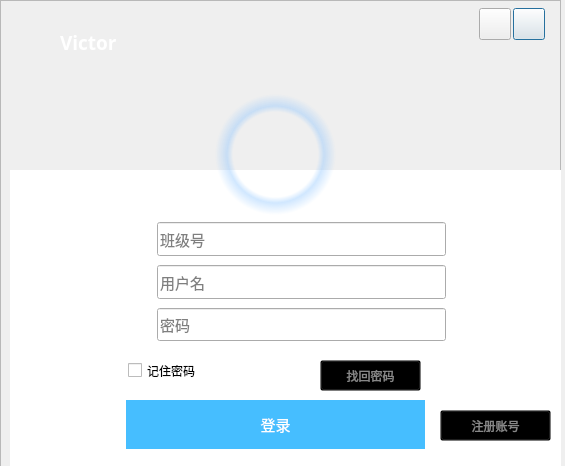
<?xml version="1.0" encoding="UTF-8"?>
<ui version="4.0">
 <class>loginDialog</class>
 <widget class="QDialog" name="loginDialog">
  <property name="geometry">
   <rect>
    <x>0</x>
    <y>0</y>
    <width>565</width>
    <height>466</height>
   </rect>
  </property>
  <property name="windowTitle">
   <string>Dialog</string>
  </property>
  <widget class="QFrame" name="frame">
   <property name="geometry">
    <rect>
     <x>0</x>
     <y>0</y>
     <width>561</width>
     <height>481</height>
    </rect>
   </property>
   <property name="minimumSize">
    <size>
     <width>561</width>
     <height>481</height>
    </size>
   </property>
   <property name="maximumSize">
    <size>
     <width>561</width>
     <height>481</height>
    </size>
   </property>
   <property name="frameShape">
    <enum>QFrame::StyledPanel</enum>
   </property>
   <property name="frameShadow">
    <enum>QFrame::Raised</enum>
   </property>
   <widget class="QLabel" name="label">
    <property name="geometry">
     <rect>
      <x>6</x>
      <y>6</y>
      <width>561</width>
      <height>161</height>
     </rect>
    </property>
    <property name="styleSheet">
     <string notr="true">background-image: url(:/icon/xingkong.jpg);</string>
    </property>
    <property name="text">
     <string/>
    </property>
   </widget>
   <widget class="QLabel" name="label_3">
    <property name="geometry">
     <rect>
      <x>10</x>
      <y>170</y>
      <width>551</width>
      <height>301</height>
     </rect>
    </property>
    <property name="styleSheet">
     <string notr="true">background-color: rgb(255, 255, 255);</string>
    </property>
    <property name="text">
     <string/>
    </property>
   </widget>
   <widget class="QLabel" name="label_2">
    <property name="geometry">
     <rect>
      <x>16</x>
      <y>20</y>
      <width>41</width>
      <height>51</height>
     </rect>
    </property>
    <property name="styleSheet">
     <string notr="true">border-image: url(:/icon/victoricon2.png);</string>
    </property>
    <property name="text">
     <string/>
    </property>
   </widget>
   <widget class="QLabel" name="label_6">
    <property name="geometry">
     <rect>
      <x>60</x>
      <y>17</y>
      <width>111</width>
      <height>51</height>
     </rect>
    </property>
    <property name="font">
     <font>
      <family>微软雅黑</family>
      <pointsize>14</pointsize>
      <weight>75</weight>
      <bold>true</bold>
     </font>
    </property>
    <property name="styleSheet">
     <string notr="true">color: rgb(255, 255, 255);</string>
    </property>
    <property name="text">
     <string>&lt;html&gt;&lt;head/&gt;&lt;body&gt;&lt;p&gt;Victor&lt;/p&gt;&lt;/body&gt;&lt;/html&gt;</string>
    </property>
   </widget>
   <widget class="QPushButton" name="close">
    <property name="geometry">
     <rect>
      <x>513</x>
      <y>8</y>
      <width>32</width>
      <height>32</height>
     </rect>
    </property>
    <property name="styleSheet">
     <string notr="true">QPushButton{border-image: url(:/icon/close2.png);}


QPushButton:hover{background: rgb(211, 64, 67);}</string>
    </property>
    <property name="text">
     <string/>
    </property>
   </widget>
   <widget class="QPushButton" name="minimized">
    <property name="geometry">
     <rect>
      <x>479</x>
      <y>8</y>
      <width>32</width>
      <height>32</height>
     </rect>
    </property>
    <property name="styleSheet">
     <string notr="true">QPushButton{border-image: url(:/icon/minimum2.png);}


QPushButton:hover{background:rgb(87, 148, 239);}
</string>
    </property>
    <property name="text">
     <string/>
    </property>
   </widget>
   <widget class="QCheckBox" name="rememberPassword">
    <property name="geometry">
     <rect>
      <x>128</x>
      <y>350</y>
      <width>141</width>
      <height>41</height>
     </rect>
    </property>
    <property name="font">
     <font>
      <family>微软雅黑</family>
     </font>
    </property>
    <property name="text">
     <string>记住密码</string>
    </property>
   </widget>
   <widget class="QPushButton" name="getPassword">
    <property name="geometry">
     <rect>
      <x>320</x>
      <y>360</y>
      <width>101</width>
      <height>31</height>
     </rect>
    </property>
    <property name="font">
     <font>
      <family>微软雅黑</family>
     </font>
    </property>
    <property name="styleSheet">
     <string notr="true">QPushButton{background:transparent;color: rgb(135, 135, 135);}
QPushButton:hover{color:gray}</string>
    </property>
    <property name="text">
     <string>找回密码</string>
    </property>
   </widget>
   <widget class="QPushButton" name="loginButton">
    <property name="geometry">
     <rect>
      <x>126</x>
      <y>400</y>
      <width>299</width>
      <height>49</height>
     </rect>
    </property>
    <property name="font">
     <font>
      <family>微软雅黑</family>
      <pointsize>11</pointsize>
      <weight>9</weight>
      <italic>false</italic>
      <bold>false</bold>
     </font>
    </property>
    <property name="styleSheet">
     <string notr="true">QPushButton{border-style:none;font: 75 11pt &quot;微软雅黑&quot;;background-color: rgb(70, 190, 255);color: rgb(255, 255, 255);}
QPushButton:hover{background: rgb(85, 205, 255);color: rgb(255, 255, 255);}</string>
    </property>
    <property name="text">
     <string>登录</string>
    </property>
    <property name="autoDefault">
     <bool>true</bool>
    </property>
    <property name="default">
     <bool>false</bool>
    </property>
    <property name="flat">
     <bool>false</bool>
    </property>
   </widget>
   <widget class="QPushButton" name="registe">
    <property name="geometry">
     <rect>
      <x>440</x>
      <y>410</y>
      <width>111</width>
      <height>31</height>
     </rect>
    </property>
    <property name="font">
     <font>
      <family>微软雅黑</family>
     </font>
    </property>
    <property name="styleSheet">
     <string notr="true">QPushButton{background:transparent;color: rgb(135, 135, 135);}
QPushButton:hover{color:rgb(65, 155, 255);}</string>
    </property>
    <property name="text">
     <string>注册账号</string>
    </property>
   </widget>
   <widget class="QLabel" name="uiPicture">
    <property name="geometry">
     <rect>
      <x>230</x>
      <y>111</y>
      <width>90</width>
      <height>90</height>
     </rect>
    </property>
    <property name="styleSheet">
     <string notr="true"/>
    </property>
    <property name="text">
     <string/>
    </property>
   </widget>
   <widget class="QLabel" name="touxiang">
    <property name="geometry">
     <rect>
      <x>215</x>
      <y>94</y>
      <width>121</width>
      <height>121</height>
     </rect>
    </property>
    <property name="styleSheet">
     <string notr="true">QLabel{background-color: qradialgradient(spread:pad, cx:0.5, cy:0.5, radius:0.5, fx:0.5, fy:0.5, stop:0 rgba(0, 0, 0, 0), stop:0.70 rgba(0, 0, 0, 0), stop:0.80 rgba(136, 194, 255, 100), stop:1 rgba(0, 0, 0, 0));}
QLabel:hover{background-color: qradialgradient(spread:pad, cx:0.5, cy:0.5, radius:0.5, fx:0.5, fy:0.5, stop:0 rgba(0, 0, 0, 0), stop:0.70 rgba(0, 0, 0, 0), stop:0.80 rgba(186, 224, 255, 100), stop:1 rgba(0, 0, 0, 0));}</string>
    </property>
    <property name="text">
     <string/>
    </property>
   </widget>
   <widget class="QLineEdit" name="Password">
    <property name="geometry">
     <rect>
      <x>157</x>
      <y>308</y>
      <width>289</width>
      <height>33</height>
     </rect>
    </property>
    <property name="font">
     <font>
      <family>微软雅黑</family>
      <pointsize>11</pointsize>
     </font>
    </property>
    <property name="placeholderText">
     <string>密码</string>
    </property>
   </widget>
   <widget class="QLineEdit" name="account">
    <property name="geometry">
     <rect>
      <x>157</x>
      <y>265</y>
      <width>289</width>
      <height>34</height>
     </rect>
    </property>
    <property name="font">
     <font>
      <family>微软雅黑</family>
      <pointsize>11</pointsize>
     </font>
    </property>
    <property name="placeholderText">
     <string>用户名</string>
    </property>
   </widget>
   <widget class="QLineEdit" name="ClassNum">
    <property name="geometry">
     <rect>
      <x>157</x>
      <y>222</y>
      <width>289</width>
      <height>34</height>
     </rect>
    </property>
    <property name="font">
     <font>
      <family>微软雅黑</family>
      <pointsize>11</pointsize>
     </font>
    </property>
    <property name="accessibleName">
     <string/>
    </property>
    <property name="styleSheet">
     <string notr="true"/>
    </property>
    <property name="text">
     <string/>
    </property>
    <property name="placeholderText">
     <string>班级号</string>
    </property>
   </widget>
   <widget class="QLabel" name="label_4">
    <property name="geometry">
     <rect>
      <x>120</x>
      <y>310</y>
      <width>31</width>
      <height>31</height>
     </rect>
    </property>
    <property name="styleSheet">
     <string notr="true">border-image: url(:/icon/login_密码.png);</string>
    </property>
    <property name="text">
     <string/>
    </property>
    <property name="pixmap">
     <pixmap>:/new/prefix1/icon/login_密码.png</pixmap>
    </property>
    <property name="scaledContents">
     <bool>true</bool>
    </property>
   </widget>
   <widget class="QLabel" name="label_5">
    <property name="geometry">
     <rect>
      <x>120</x>
      <y>260</y>
      <width>31</width>
      <height>31</height>
     </rect>
    </property>
    <property name="styleSheet">
     <string notr="true">border-image: url(:/icon/login_Account.png);</string>
    </property>
    <property name="text">
     <string/>
    </property>
    <property name="pixmap">
     <pixmap>:/new/prefix1/icon/login_Account.png</pixmap>
    </property>
    <property name="scaledContents">
     <bool>true</bool>
    </property>
   </widget>
   <widget class="QLabel" name="label_9">
    <property name="geometry">
     <rect>
      <x>120</x>
      <y>220</y>
      <width>31</width>
      <height>31</height>
     </rect>
    </property>
    <property name="styleSheet">
     <string notr="true">border-image: url(:/icon/login_Account.png);</string>
    </property>
    <property name="text">
     <string/>
    </property>
    <property name="pixmap">
     <pixmap>:/new/prefix1/icon/login_Account.png</pixmap>
    </property>
    <property name="scaledContents">
     <bool>true</bool>
    </property>
   </widget>
  </widget>
 </widget>
 <resources/>
 <connections/>
</ui>
